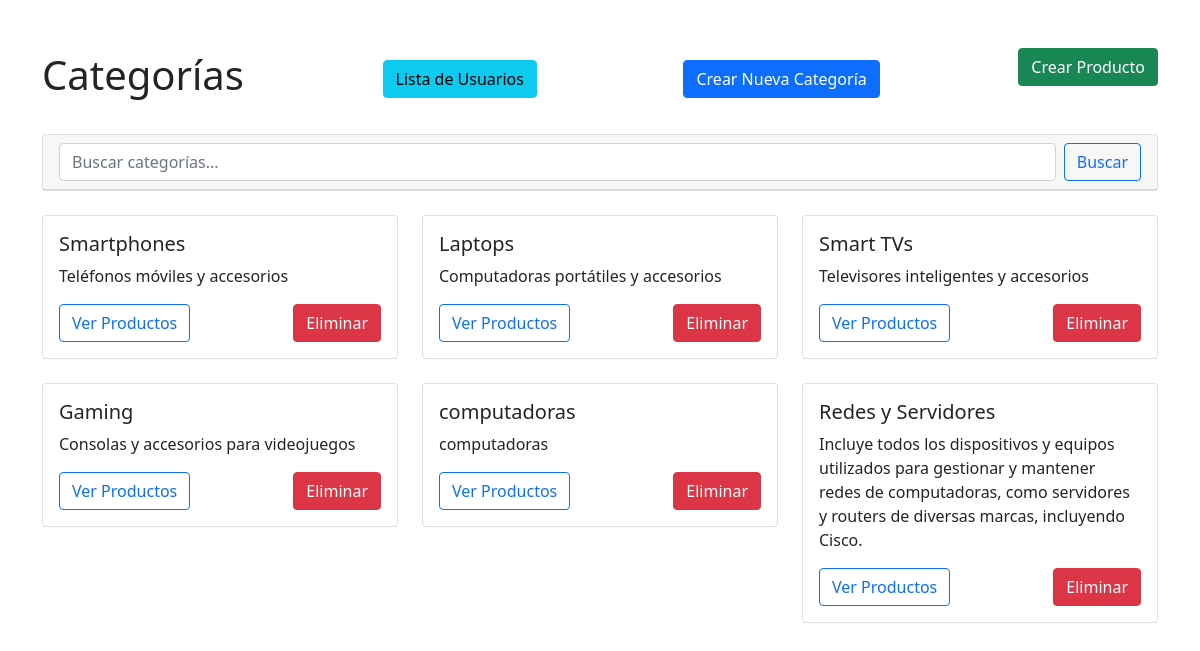
The page /categories on the database its author committed.
### tables this page shows
CREATE TABLE categories (
        id INTEGER PRIMARY KEY AUTOINCREMENT,
        name TEXT NOT NULL UNIQUE,
        description TEXT
    );

### routes/category_routes.py (the view)
@category_bp.route('/categories', methods=['GET'])
def list_categories():
    try:
        conn = get_db_connection()
        categories = conn.execute('SELECT * FROM categories').fetchall()
        return render_template('categories.html', categories=categories)
    except Exception as e:
        return jsonify({"error": f"Error obteniendo categorías: {str(e)}"}), 500
    finally:
        conn.close()

### models/database.py (called while the page is built)
def get_db_connection():
    conn = sqlite3.connect(DATABASE)
    conn.row_factory = sqlite3.Row
    return conn

### templates/categories.html (shortened to what this page needs)
<!DOCTYPE html>
<html lang="es">
<head>
    <link href="https://cdn.jsdelivr.net/npm/bootstrap@5.1.3/dist/css/bootstrap.min.css" rel="stylesheet">
</head>
<body>
    <div class="container mt-5">
        <div class="d-flex justify-content-between align-items-center mb-4">
            <h1>Categorías</h1>
            <a href="/users/list" class="btn btn-info me-2">Lista de Usuarios</a>
            <a href="/categories/create" class="btn btn-primary">Crear Nueva Categoría</a>
            <a href="/product/create" class="btn btn-success mb-4">Crear Producto</a>
        </div>
        <div class="card mb-4">
            <div class="card-header">
                <form class="d-flex" action="/categories/search" method="GET">
                    <input class="form-control me-2" type="search" placeholder="Buscar categorías..."
                           name="name" value="{{ search_term if search_term else '' }}">
                    <button class="btn btn-outline-primary" type="submit">Buscar</button>
                </form>
            </div>
        </div>
        <div class="row">
            {% if categories %}
                {% for category in categories %}
                <div class="col-md-4 mb-4">
                    <div class="card">
                        <div class="card-body">
                            <h5 class="card-title">{{ category.name }}</h5>
                            <p class="card-text">{{ category.description or 'Sin descripción' }}</p>
                            <div class="d-flex justify-content-between">
                                <a href="/products/{{ category.id }}" class="btn btn-outline-primary">
                                    Ver Productos
                                </a>
                                <form action="/categories/delete/{{ category.id }}" method="POST" onsubmit="return confirm('¿Estás seguro de que deseas eliminar esta categoría?');">
                                    <button type="submit" class="btn btn-danger">
                                        Eliminar
                                    </button>
                                </form>
                            </div>
                        </div>
                    </div>
                </div>
                {% endfor %}
            {% else %}
                <div class="col-12">
                    <div class="alert alert-info">
                        No se encontraron categorías{% if search_term %} para "{{ search_term }}"{% endif %}.
                    </div>
                </div>
            {% endif %}
        </div>
    </div>
</body>
</html>

### rows shown on the page
categories: name "Smartphones", description "Teléfonos móviles y accesorios"
categories: name "Laptops", description "Computadoras portátiles y accesorios"
categories: name "Smart TVs", description "Televisores inteligentes y accesorios"
categories: name "Gaming", description "Consolas y accesorios para videojuegos"
categories: name "computadoras", description "computadoras"
categories: name "Redes y Servidores", description "Incluye todos los dispositivos y equipos utilizados para gestionar y mantener redes de computadoras, como servidores y routers de diversas marcas, incluyendo Cisco."
